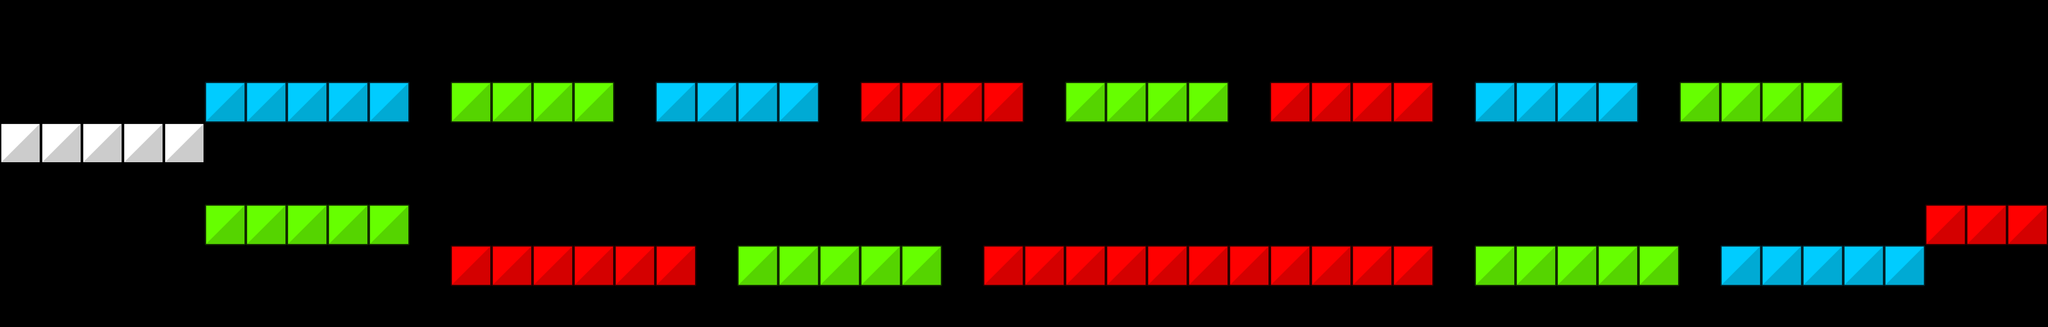

A 2D game scene composited from a Tiled map and its tileset images. What follows is a short description and the map's XML, with each tile layer's data collapsed to a summary:
An orthogonal 50x8 tile map with 64x64 px tiles, 1 tile layer (PLATFORM), 3 tilesets and 11 objects.

<map version="1.0" orientation="orthogonal" renderorder="right-down" width="50" height="8" tilewidth="64" tileheight="64" nextobjectid="46">
 <tileset firstgid="1" name="platformSet" tilewidth="64" tileheight="64" tilecount="4" columns="4">
  <image source="../spritesheets/platformSet.png" width="256" height="64" />
 </tileset>
 <tileset firstgid="5" name="player" tilewidth="64" tileheight="64" tilecount="1" columns="1">
  <image source="../textures/player/player_red.png" width="64" height="64" />
 </tileset>
 <tileset firstgid="6" name="enemies" tilewidth="64" tileheight="64" tilecount="3" columns="0">
  <tile id="0">
   <image width="64" height="64" source="../textures/enemies/blueAlive.png" />
  </tile>
  <tile id="1">
   <image width="64" height="64" source="../textures/enemies/greenAlive.png" />
  </tile>
  <tile id="2">
   <properties>
    <property name="Colour" value="RED" />
   </properties>
   <image width="64" height="64" source="../textures/enemies/redAlive.png" />
  </tile>
 </tileset>
 <layer name="PLATFORM" width="50" height="8">
  <data>[400 cells, 78 non-empty, 4 distinct tile ids]</data>
 </layer>
 <objectgroup name="PLAYER">
  <object id="24" gid="5" x="0" y="64" width="64" height="64" />
 </objectgroup>
 <objectgroup name="BOUNDARY">
  <object id="23" x="0" y="-192">
   <polyline points="0,0 0,1024 3328,1024 3328,0 0,0" />
  </object>
 </objectgroup>
 <objectgroup name="FAILBOUNDARY">
  <object id="29" x="0" y="704">
   <polyline points="0,0 3328,0 3328,128 0,128 0,0" />
  </object>
 </objectgroup>
 <objectgroup name="PASSBOUNDARY">
  <object id="30" x="3200" y="-192">
   <polyline points="0,0 0,640 128,640 128,0 0,0" />
  </object>
 </objectgroup>
 <objectgroup name="ENEMIES">
  <object id="39" gid="8" x="1664" y="384" width="64" height="64">
   <properties>
    <property name="Colour" value="RED" />
   </properties>
  </object>
  <object id="40" gid="8" x="1728" y="384" width="64" height="64">
   <properties>
    <property name="Colour" value="RED" />
   </properties>
  </object>
  <object id="41" gid="8" x="1792" y="384" width="64" height="64">
   <properties>
    <property name="Colour" value="RED" />
   </properties>
  </object>
  <object id="42" gid="8" x="1856" y="384" width="64" height="64">
   <properties>
    <property name="Colour" value="RED" />
   </properties>
  </object>
  <object id="43" gid="8" x="1920" y="384" width="64" height="64">
   <properties>
    <property name="Colour" value="RED" />
   </properties>
  </object>
  <object id="44" gid="8" x="1984" y="384" width="64" height="64">
   <properties>
    <property name="Colour" value="RED" />
   </properties>
  </object>
  <object id="45" gid="8" x="2048" y="384" width="64" height="64">
   <properties>
    <property name="Colour" value="RED" />
   </properties>
  </object>
 </objectgroup>
</map>